Frame 1 (no input): blank canvas, image omitted
Frame 60 (no input): blank canvas, image omitted
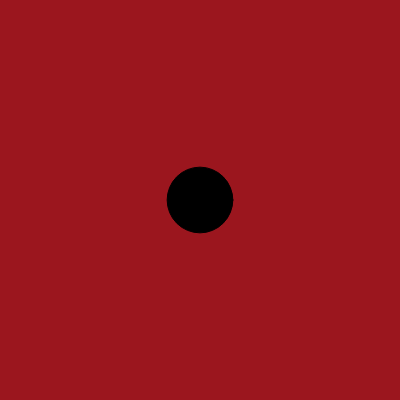
Frame 120 (the mouse pressed at the canvas centre since frame 60)

The p5.js sketch whose frames 1 and 60 were blank and that drew this single picture after the mouse press (run headless with seeded random() and noise() and a simulated clock; from frame 60 on, the mouse is pressed at the canvas centre):

// p5.js sketch
// ── sketch.js
let x=10

function setup() {
  createCanvas(400, 400);
}

function draw() {
  background(155,22,30);
  circle(mouseX,mouseY,x);
}

function mousePressed(){
  
  fill(0);
  x=random(30,80);
}
